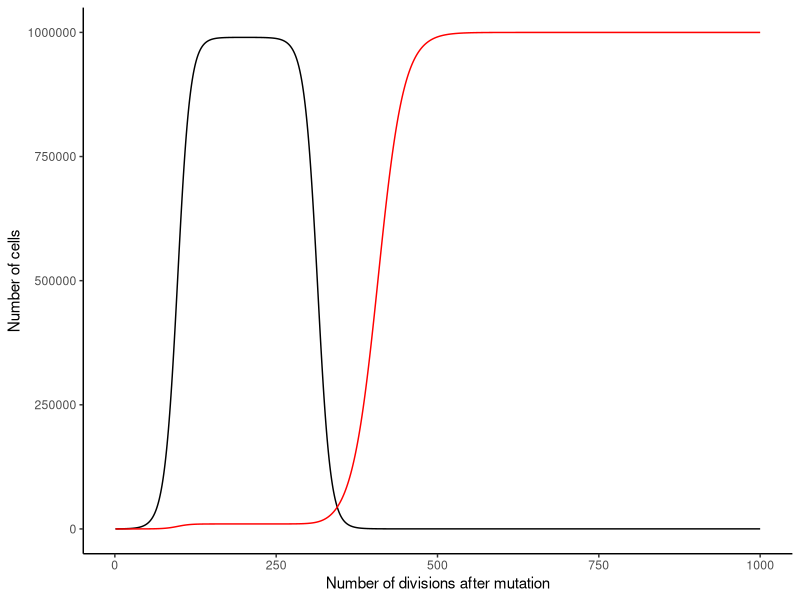

This figure's R source:
setwd("~/Desktop/biocompshell/Biocomp_exercise10/")
library(ggplot2)

#Make a function (cancersim) to simulate the growth of the two populations after mutation occurs
#timesteps=number of divisions for simulation
#K=carrying capacity
#r=rate of growth before drug treament
#rdrug=rate of growth in nonmutant cells after drug treatment
#rmdrug=rate of growth of mutant cells after drug treatment
#drugtime=number of divisions at which drug treatment occurs 
cancersim <- function(N0=99,M0=1,timesteps=1000,K=1E6,r=0.1,rdrug=-0.1, rmdrug=0.5*r, drugtime=200){
#Make empty vector (N and M) that for loop can fill
  N<-numeric(timesteps)
  M<-numeric(timesteps)
#Assign first number in vector as N0 and M0, N0 is the number of non-mutant cells at the mutation (99), M0 is the number of mutant cells at the first mutation (1) 
  N[1] <- N0
  M[1] <- M0
 #For loop to simulate cell growth, if before drug treatment, both cells will grow at same rate, if after, will grow at different   
  for (t in 1:(timesteps-1)){
  if(t<drugtime){
    N[t+1]<-N[t]+r*N[t]*(1-(N[t]+M[t])/K)
    M[t+1]<-M[t]+r*M[t]*(1-(N[t]+M[t])/K)
  }else{
    N[t+1]<-N[t]+rdrug*N[t]*(1-(N[t]+M[t])/K)
    M[t+1]<-M[t]+rmdrug*M[t]*(1-(N[t]+M[t])/K)
  }}
 #make dataframe to store the number of divisions, and number of cells for N and M over time
   out <- data.frame(divisions=1:timesteps,N,M)
  return(out)
}

#assign dataframe as cancerequil
cancerequil <- cancersim()

#plot simulation
ggplot(data=cancerequil)+
  geom_line(aes(x=divisions,y=N),col='black')+
  geom_line(aes(x=divisions,y=M),col='red')+
  xlab("Number of divisions after mutation")+
  ylab("Number of cells")+
  theme_classic()
  


